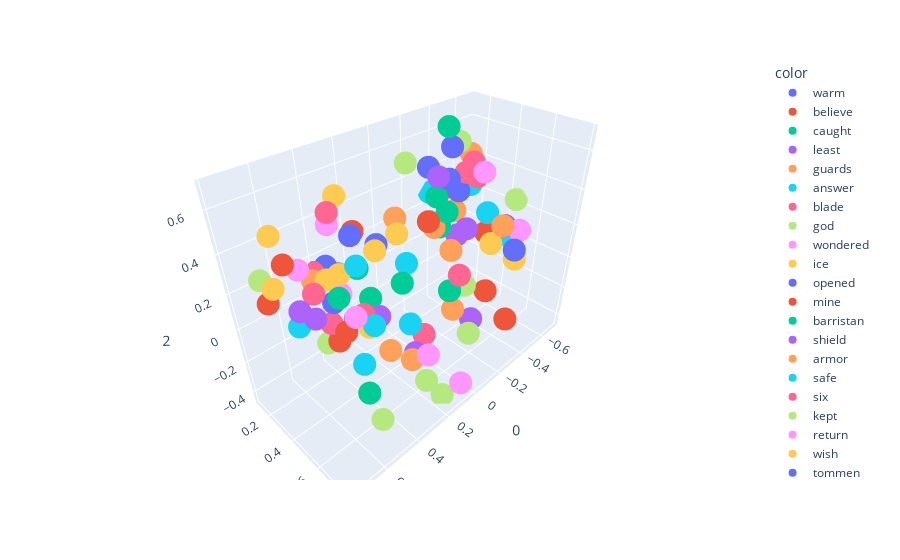

Here is the notebook cell this chart was saved with:
### Code cell
import plotly.express as px
fig = px.scatter_3d(x[500:600], x=0, y=1, z=2, color=y[500:600])
fig.show()

### Figure 1 — Plotly figure (JSON) as saved in the notebook; plotly's stock layout.template omitted (floating-point values rounded to 4 significant figures)
{"data": [{"hovertemplate": "color=warm<br>0=%{x}<br>1=%{y}<br>2=%{z}<extra></extra>", "legendgroup": "warm", "marker": {"color": "#636efa", "symbol": "circle"}, "mode": "markers", "name": "warm", "scene": "scene", "showlegend": true, "type": "scatter3d", "x": [-0.3651], "y": [0.3304], "z": [0.3544]}, {"hovertemplate": "color=believe<br>0=%{x}<br>1=%{y}<br>2=%{z}<extra></extra>", "legendgroup": "believe", "marker": {"color": "#EF553B", "symbol": "circle"}, "mode": "markers", "name": "believe", "scene": "scene", "showlegend": true, "type": "scatter3d", "x": [0.7672], "y": [0.3634], "z": [0.2857]}, {"hovertemplate": "color=caught<br>0=%{x}<br>1=%{y}<br>2=%{z}<extra></extra>", "legendgroup": "caught", "marker": {"color": "#00cc96", "symbol": "circle"}, "mode": "markers", "name": "caught", "scene": "scene", "showlegend": true, "type": "scatter3d", "x": [-0.3227], "y": [0.2876], "z": [0.6874]}, {"hovertemplate": "color=least<br>0=%{x}<br>1=%{y}<br>2=%{z}<extra></extra>", "legendgroup": "least", "marker": {"color": "#ab63fa", "symbol": "circle"}, "mode": "markers", "name": "least", "scene": "scene", "showlegend": true, "type": "scatter3d", "x": [0.3819], "y": [0.5569], "z": [0.1075]}, {"hovertemplate": "color=guards<br>0=%{x}<br>1=%{y}<br>2=%{z}<extra></extra>", "legendgroup": "guards", "marker": {"color": "#FFA15A", "symbol": "circle"}, "mode": "markers", "name": "guards", "scene": "scene", "showlegend": true, "type": "scatter3d", "x": [-0.05108], "y": [0.5925], "z": [-0.08578]}, {"hovertemplate": "color=answer<br>0=%{x}<br>1=%{y}<br>2=%{z}<extra></extra>", "legendgroup": "answer", "marker": {"color": "#19d3f3", "symbol": "circle"}, "mode": "markers", "name": "answer", "scene": "scene", "showlegend": true, "type": "scatter3d", "x": [0.4311], "y": [0.486], "z": [0.3579]}, {"hovertemplate": "color=blade<br>0=%{x}<br>1=%{y}<br>2=%{z}<extra></extra>", "legendgroup": "blade", "marker": {"color": "#FF6692", "symbol": "circle"}, "mode": "markers", "name": "blade", "scene": "scene", "showlegend": true, "type": "scatter3d", "x": [-0.4119], "y": [0.3339], "z": [0.4427]}, {"hovertemplate": "color=god<br>0=%{x}<br>1=%{y}<br>2=%{z}<extra></extra>", "legendgroup": "god", "marker": {"color": "#B6E880", "symbol": "circle"}, "mode": "markers", "name": "god", "scene": "scene", "showlegend": true, "type": "scatter3d", "x": [0.2684], "y": [0.7281], "z": [-0.2408]}, {"hovertemplate": "color=wondered<br>0=%{x}<br>1=%{y}<br>2=%{z}<extra></extra>", "legendgroup": "wondered", "marker": {"color": "#FF97FF", "symbol": "circle"}, "mode": "markers", "name": "wondered", "scene": "scene", "showlegend": true, "type": "scatter3d", "x": [0.4066], "y": [0.2744], "z": [0.4509]}, {"hovertemplate": "color=ice<br>0=%{x}<br>1=%{y}<br>2=%{z}<extra></extra>", "legendgroup": "ice", "marker": {"color": "#FECB52", "symbol": "circle"}, "mode": "markers", "name": "ice", "scene": "scene", "showlegend": true, "type": "scatter3d", "x": [-0.6124], "y": [0.5502], "z": [-0.07617]}, {"hovertemplate": "color=opened<br>0=%{x}<br>1=%{y}<br>2=%{z}<extra></extra>", "legendgroup": "opened", "marker": {"color": "#636efa", "symbol": "circle"}, "mode": "markers", "name": "opened", "scene": "scene", "showlegend": true, "type": "scatter3d", "x": [-0.3783], "y": [0.2656], "z": [0.566]}, {"hovertemplate": "color=mine<br>0=%{x}<br>1=%{y}<br>2=%{z}<extra></extra>", "legendgroup": "mine", "marker": {"color": "#EF553B", "symbol": "circle"}, "mode": "markers", "name": "mine", "scene": "scene", "showlegend": true, "type": "scatter3d", "x": [0.471], "y": [0.3675], "z": [-0.1011]}, {"hovertemplate": "color=barristan<br>0=%{x}<br>1=%{y}<br>2=%{z}<extra></extra>", "legendgroup": "barristan", "marker": {"color": "#00cc96", "symbol": "circle"}, "mode": "markers", "name": "barristan", "scene": "scene", "showlegend": true, "type": "scatter3d", "x": [0.2852], "y": [0.2954], "z": [0.1786]}, {"hovertemplate": "color=shield<br>0=%{x}<br>1=%{y}<br>2=%{z}<extra></extra>", "legendgroup": "shield", "marker": {"color": "#ab63fa", "symbol": "circle"}, "mode": "markers", "name": "shield", "scene": "scene", "showlegend": true, "type": "scatter3d", "x": [-0.3292], "y": [0.4238], "z": [0.1858]}, {"hovertemplate": "color=armor<br>0=%{x}<br>1=%{y}<br>2=%{z}<extra></extra>", "legendgroup": "armor", "marker": {"color": "#FFA15A", "symbol": "circle"}, "mode": "markers", "name": "armor", "scene": "scene", "showlegend": true, "type": "scatter3d", "x": [-0.3376], "y": [0.3186], "z": [0.001647]}, {"hovertemplate": "color=safe<br>0=%{x}<br>1=%{y}<br>2=%{z}<extra></extra>", "legendgroup": "safe", "marker": {"color": "#19d3f3", "symbol": "circle"}, "mode": "markers", "name": "safe", "scene": "scene", "showlegend": true, "type": "scatter3d", "x": [0.4313], "y": [0.5809], "z": [0.1021]}, {"hovertemplate": "color=six<br>0=%{x}<br>1=%{y}<br>2=%{z}<extra></extra>", "legendgroup": "six", "marker": {"color": "#FF6692", "symbol": "circle"}, "mode": "markers", "name": "six", "scene": "scene", "showlegend": true, "type": "scatter3d", "x": [0.01808], "y": [0.465], "z": [-0.2897]}, {"hovertemplate": "color=kept<br>0=%{x}<br>1=%{y}<br>2=%{z}<extra></extra>", "legendgroup": "kept", "marker": {"color": "#B6E880", "symbol": "circle"}, "mode": "markers", "name": "kept", "scene": "scene", "showlegend": true, "type": "scatter3d", "x": [0.04849], "y": [0.3774], "z": [0.6452]}, {"hovertemplate": "color=return<br>0=%{x}<br>1=%{y}<br>2=%{z}<extra></extra>", "legendgroup": "return", "marker": {"color": "#FF97FF", "symbol": "circle"}, "mode": "markers", "name": "return", "scene": "scene", "showlegend": true, "type": "scatter3d", "x": [0.5807], "y": [0.6637], "z": [0.2875]}, {"hovertemplate": "color=wish<br>0=%{x}<br>1=%{y}<br>2=%{z}<extra></extra>", "legendgroup": "wish", "marker": {"color": "#FECB52", "symbol": "circle"}, "mode": "markers", "name": "wish", "scene": "scene", "showlegend": true, "type": "scatter3d", "x": [0.7434], "y": [0.3806], "z": [0.3531]}, {"hovertemplate": "color=tommen<br>0=%{x}<br>1=%{y}<br>2=%{z}<extra></extra>", "legendgroup": "tommen", "marker": {"color": "#636efa", "symbol": "circle"}, "mode": "markers", "name": "tommen", "scene": "scene", "showlegend": true, "type": "scatter3d", "x": [0.4673], "y": [0.3495], "z": [0.1129]}, {"hovertemplate": "color=used<br>0=%{x}<br>1=%{y}<br>2=%{z}<extra></extra>", "legendgroup": "used", "marker": {"color": "#EF553B", "symbol": "circle"}, "mode": "markers", "name": "used", "scene": "scene", "showlegend": true, "type": "scatter3d", "x": [0.3439], "y": [0.3624], "z": [0.4285]}, {"hovertemplate": "color=smell<br>0=%{x}<br>1=%{y}<br>2=%{z}<extra></extra>", "legendgroup": "smell", "marker": {"color": "#00cc96", "symbol": "circle"}, "mode": "markers", "name": "smell", "scene": "scene", "showlegend": true, "type": "scatter3d", "x": [-0.1753], "y": [0.3791], "z": [0.2421]}, {"hovertemplate": "color=less<br>0=%{x}<br>1=%{y}<br>2=%{z}<extra></extra>", "legendgroup": "less", "marker": {"color": "#ab63fa", "symbol": "circle"}, "mode": "markers", "name": "less", "scene": "scene", "showlegend": true, "type": "scatter3d", "x": [0.3745], "y": [0.3703], "z": [-0.02189]}, {"hovertemplate": "color=foot<br>0=%{x}<br>1=%{y}<br>2=%{z}<extra></extra>", "legendgroup": "foot", "marker": {"color": "#FFA15A", "symbol": "circle"}, "mode": "markers", "name": "foot", "scene": "scene", "showlegend": true, "type": "scatter3d", "x": [-0.4953], "y": [0.5308], "z": [0.1788]}, {"hovertemplate": "color=being<br>0=%{x}<br>1=%{y}<br>2=%{z}<extra></extra>", "legendgroup": "being", "marker": {"color": "#19d3f3", "symbol": "circle"}, "mode": "markers", "name": "being", "scene": "scene", "showlegend": true, "type": "scatter3d", "x": [0.3934], "y": [0.4362], "z": [-0.2583]}, {"hovertemplate": "color=squire<br>0=%{x}<br>1=%{y}<br>2=%{z}<extra></extra>", "legendgroup": "squire", "marker": {"color": "#FF6692", "symbol": "circle"}, "mode": "markers", "name": "squire", "scene": "scene", "showlegend": true, "type": "scatter3d", "x": [0.4077], "y": [0.1142], "z": [0.1267]}, {"hovertemplate": "color=floor<br>0=%{x}<br>1=%{y}<br>2=%{z}<extra></extra>", "legendgroup": "floor", "marker": {"color": "#B6E880", "symbol": "circle"}, "mode": "markers", "name": "floor", "scene": "scene", "showlegend": true, "type": "scatter3d", "x": [-0.6971], "y": [0.4607], "z": [0.2317]}, {"hovertemplate": "color=eddard<br>0=%{x}<br>1=%{y}<br>2=%{z}<extra></extra>", "legendgroup": "eddard", "marker": {"color": "#FF97FF", "symbol": "circle"}, "mode": "markers", "name": "eddard", "scene": "scene", "showlegend": true, "type": "scatter3d", "x": [0.4043], "y": [0.3192], "z": [0.109]}, {"hovertemplate": "color=empty<br>0=%{x}<br>1=%{y}<br>2=%{z}<extra></extra>", "legendgroup": "empty", "marker": {"color": "#FECB52", "symbol": "circle"}, "mode": "markers", "name": "empty", "scene": "scene", "showlegend": true, "type": "scatter3d", "x": [-0.4819], "y": [0.4747], "z": [0.05101]}, {"hovertemplate": "color=followed<br>0=%{x}<br>1=%{y}<br>2=%{z}<extra></extra>", "legendgroup": "followed", "marker": {"color": "#636efa", "symbol": "circle"}, "mode": "markers", "name": "followed", "scene": "scene", "showlegend": true, "type": "scatter3d", "x": [-0.2607], "y": [0.3562], "z": [0.4618]}, {"hovertemplate": "color=run<br>0=%{x}<br>1=%{y}<br>2=%{z}<extra></extra>", "legendgroup": "run", "marker": {"color": "#EF553B", "symbol": "circle"}, "mode": "markers", "name": "run", "scene": "scene", "showlegend": true, "type": "scatter3d", "x": [0.09221], "y": [0.5591], "z": [0.4531]}, {"hovertemplate": "color=friends<br>0=%{x}<br>1=%{y}<br>2=%{z}<extra></extra>", "legendgroup": "friends", "marker": {"color": "#00cc96", "symbol": "circle"}, "mode": "markers", "name": "friends", "scene": "scene", "showlegend": true, "type": "scatter3d", "x": [0.5226], "y": [0.6309], "z": [-0.1991]}, {"hovertemplate": "color=serve<br>0=%{x}<br>1=%{y}<br>2=%{z}<extra></extra>", "legendgroup": "serve", "marker": {"color": "#ab63fa", "symbol": "circle"}, "mode": "markers", "name": "serve", "scene": "scene", "showlegend": true, "type": "scatter3d", "x": [0.6274], "y": [0.4551], "z": [0.1807]}, {"hovertemplate": "color=boys<br>0=%{x}<br>1=%{y}<br>2=%{z}<extra></extra>", "legendgroup": "boys", "marker": {"color": "#FFA15A", "symbol": "circle"}, "mode": "markers", "name": "boys", "scene": "scene", "showlegend": true, "type": "scatter3d", "x": [0.1425], "y": [0.505], "z": [-0.3566]}, {"hovertemplate": "color=beard<br>0=%{x}<br>1=%{y}<br>2=%{z}<extra></extra>", "legendgroup": "beard", "marker": {"color": "#19d3f3", "symbol": "circle"}, "mode": "markers", "name": "beard", "scene": "scene", "showlegend": true, "type": "scatter3d", "x": [-0.3691], "y": [0.1189], "z": [0.2702]}, {"hovertemplate": "color=wedding<br>0=%{x}<br>1=%{y}<br>2=%{z}<extra></extra>", "legendgroup": "wedding", "marker": {"color": "#FF6692", "symbol": "circle"}, "mode": "markers", "name": "wedding", "scene": "scene", "showlegend": true, "type": "scatter3d", "x": [0.4256], "y": [0.5069], "z": [0.1147]}, {"hovertemplate": "color=cloaks<br>0=%{x}<br>1=%{y}<br>2=%{z}<extra></extra>", "legendgroup": "cloaks", "marker": {"color": "#B6E880", "symbol": "circle"}, "mode": "markers", "name": "cloaks", "scene": "scene", "showlegend": true, "type": "scatter3d", "x": [-0.2438], "y": [0.5027], "z": [-0.08805]}, {"hovertemplate": "color=baratheon<br>0=%{x}<br>1=%{y}<br>2=%{z}<extra></extra>", "legendgroup": "baratheon", "marker": {"color": "#FF97FF", "symbol": "circle"}, "mode": "markers", "name": "baratheon", "scene": "scene", "showlegend": true, "type": "scatter3d", "x": [0.3757], "y": [0.4298], "z": [0.02405]}, {"hovertemplate": "color=wrong<br>0=%{x}<br>1=%{y}<br>2=%{z}<extra></extra>", "legendgroup": "wrong", "marker": {"color": "#FECB52", "symbol": "circle"}, "mode": "markers", "name": "wrong", "scene": "scene", "showlegend": true, "type": "scatter3d", "x": [0.4601], "y": [0.3035], "z": [0.2091]}, {"hovertemplate": "color=eat<br>0=%{x}<br>1=%{y}<br>2=%{z}<extra></extra>", "legendgroup": "eat", "marker": {"color": "#636efa", "symbol": "circle"}, "mode": "markers", "name": "eat", "scene": "scene", "showlegend": true, "type": "scatter3d", "x": [0.2711], "y": [0.4246], "z": [0.3598]}, {"hovertemplate": "color=daenerys<br>0=%{x}<br>1=%{y}<br>2=%{z}<extra></extra>", "legendgroup": "daenerys", "marker": {"color": "#EF553B", "symbol": "circle"}, "mode": "markers", "name": "daenerys", "scene": "scene", "showlegend": true, "type": "scatter3d", "x": [0.4766], "y": [0.439], "z": [0.0043]}, {"hovertemplate": "color=ghost<br>0=%{x}<br>1=%{y}<br>2=%{z}<extra></extra>", "legendgroup": "ghost", "marker": {"color": "#00cc96", "symbol": "circle"}, "mode": "markers", "name": "ghost", "scene": "scene", "showlegend": true, "type": "scatter3d", "x": [-0.2782], "y": [0.2598], "z": [0.3259]}, {"hovertemplate": "color=five<br>0=%{x}<br>1=%{y}<br>2=%{z}<extra></extra>", "legendgroup": "five", "marker": {"color": "#ab63fa", "symbol": "circle"}, "mode": "markers", "name": "five", "scene": "scene", "showlegend": true, "type": "scatter3d", "x": [0.09467], "y": [0.4807], "z": [-0.3561]}, {"hovertemplate": "color=hound<br>0=%{x}<br>1=%{y}<br>2=%{z}<extra></extra>", "legendgroup": "hound", "marker": {"color": "#FFA15A", "symbol": "circle"}, "mode": "markers", "name": "hound", "scene": "scene", "showlegend": true, "type": "scatter3d", "x": [0.01054], "y": [0.2572], "z": [0.3173]}, {"hovertemplate": "color=flesh<br>0=%{x}<br>1=%{y}<br>2=%{z}<extra></extra>", "legendgroup": "flesh", "marker": {"color": "#19d3f3", "symbol": "circle"}, "mode": "markers", "name": "flesh", "scene": "scene", "showlegend": true, "type": "scatter3d", "x": [-0.5683], "y": [0.3719], "z": [0.1664]}, {"hovertemplate": "color=sight<br>0=%{x}<br>1=%{y}<br>2=%{z}<extra></extra>", "legendgroup": "sight", "marker": {"color": "#FF6692", "symbol": "circle"}, "mode": "markers", "name": "sight", "scene": "scene", "showlegend": true, "type": "scatter3d", "x": [-0.06034], "y": [0.6163], "z": [0.1284]}, {"hovertemplate": "color=ship<br>0=%{x}<br>1=%{y}<br>2=%{z}<extra></extra>", "legendgroup": "ship", "marker": {"color": "#B6E880", "symbol": "circle"}, "mode": "markers", "name": "ship", "scene": "scene", "showlegend": true, "type": "scatter3d", "x": [0.01959], "y": [0.755], "z": [-0.09356]}, {"hovertemplate": "color=strength<br>0=%{x}<br>1=%{y}<br>2=%{z}<extra></extra>", "legendgroup": "strength", "marker": {"color": "#FF97FF", "symbol": "circle"}, "mode": "markers", "name": "strength", "scene": "scene", "showlegend": true, "type": "scatter3d", "x": [0.2777], "y": [0.7463], "z": [-0.0596]}, {"hovertemplate": "color=returned<br>0=%{x}<br>1=%{y}<br>2=%{z}<extra></extra>", "legendgroup": "returned", "marker": {"color": "#FECB52", "symbol": "circle"}, "mode": "markers", "name": "returned", "scene": "scene", "showlegend": true, "type": "scatter3d", "x": [0.3151], "y": [0.4673], "z": [0.368]}, {"hovertemplate": "color=nose<br>0=%{x}<br>1=%{y}<br>2=%{z}<extra></extra>", "legendgroup": "nose", "marker": {"color": "#636efa", "symbol": "circle"}, "mode": "markers", "name": "nose", "scene": "scene", "showlegend": true, "type": "scatter3d", "x": [-0.3211], "y": [0.1573], "z": [0.4423]}, {"hovertemplate": "color=bones<br>0=%{x}<br>1=%{y}<br>2=%{z}<extra></extra>", "legendgroup": "bones", "marker": {"color": "#EF553B", "symbol": "circle"}, "mode": "markers", "name": "bones", "scene": "scene", "showlegend": true, "type": "scatter3d", "x": [-0.3803], "y": [0.5392], "z": [-0.1792]}, {"hovertemplate": "color=crown<br>0=%{x}<br>1=%{y}<br>2=%{z}<extra></extra>", "legendgroup": "crown", "marker": {"color": "#00cc96", "symbol": "circle"}, "mode": "markers", "name": "crown", "scene": "scene", "showlegend": true, "type": "scatter3d", "x": [0.1315], "y": [0.4309], "z": [0.08547]}, {"hovertemplate": "color=yellow<br>0=%{x}<br>1=%{y}<br>2=%{z}<extra></extra>", "legendgroup": "yellow", "marker": {"color": "#ab63fa", "symbol": "circle"}, "mode": "markers", "name": "yellow", "scene": "scene", "showlegend": true, "type": "scatter3d", "x": [-0.5323], "y": [0.1909], "z": [-0.03767]}, {"hovertemplate": "color=chest<br>0=%{x}<br>1=%{y}<br>2=%{z}<extra></extra>", "legendgroup": "chest", "marker": {"color": "#FFA15A", "symbol": "circle"}, "mode": "markers", "name": "chest", "scene": "scene", "showlegend": true, "type": "scatter3d", "x": [-0.5853], "y": [0.2187], "z": [0.4584]}, {"hovertemplate": "color=covered<br>0=%{x}<br>1=%{y}<br>2=%{z}<extra></extra>", "legendgroup": "covered", "marker": {"color": "#19d3f3", "symbol": "circle"}, "mode": "markers", "name": "covered", "scene": "scene", "showlegend": true, "type": "scatter3d", "x": [-0.6535], "y": [0.172], "z": [0.2376]}, {"hovertemplate": "color=commanded<br>0=%{x}<br>1=%{y}<br>2=%{z}<extra></extra>", "legendgroup": "commanded", "marker": {"color": "#FF6692", "symbol": "circle"}, "mode": "markers", "name": "commanded", "scene": "scene", "showlegend": true, "type": "scatter3d", "x": [0.4256], "y": [0.3124], "z": [0.53]}, {"hovertemplate": "color=says<br>0=%{x}<br>1=%{y}<br>2=%{z}<extra></extra>", "legendgroup": "says", "marker": {"color": "#B6E880", "symbol": "circle"}, "mode": "markers", "name": "says", "scene": "scene", "showlegend": true, "type": "scatter3d", "x": [0.7444], "y": [0.2811], "z": [0.3414]}, {"hovertemplate": "color=petyr<br>0=%{x}<br>1=%{y}<br>2=%{z}<extra></extra>", "legendgroup": "petyr", "marker": {"color": "#FF97FF", "symbol": "circle"}, "mode": "markers", "name": "petyr", "scene": "scene", "showlegend": true, "type": "scatter3d", "x": [0.4945], "y": [0.1309], "z": [0.1912]}, {"hovertemplate": "color=sometimes<br>0=%{x}<br>1=%{y}<br>2=%{z}<extra></extra>", "legendgroup": "sometimes", "marker": {"color": "#FECB52", "symbol": "circle"}, "mode": "markers", "name": "sometimes", "scene": "scene", "showlegend": true, "type": "scatter3d", "x": [0.04111], "y": [0.3016], "z": [0.2609]}, {"hovertemplate": "color=aemon<br>0=%{x}<br>1=%{y}<br>2=%{z}<extra></extra>", "legendgroup": "aemon", "marker": {"color": "#636efa", "symbol": "circle"}, "mode": "markers", "name": "aemon", "scene": "scene", "showlegend": true, "type": "scatter3d", "x": [0.3514], "y": [0.1382], "z": [0.1466]}, {"hovertemplate": "color=filled<br>0=%{x}<br>1=%{y}<br>2=%{z}<extra></extra>", "legendgroup": "filled", "marker": {"color": "#EF553B", "symbol": "circle"}, "mode": "markers", "name": "filled", "scene": "scene", "showlegend": true, "type": "scatter3d", "x": [-0.3983], "y": [0.2023], "z": [0.3159]}, {"hovertemplate": "color=led<br>0=%{x}<br>1=%{y}<br>2=%{z}<extra></extra>", "legendgroup": "led", "marker": {"color": "#00cc96", "symbol": "circle"}, "mode": "markers", "name": "led", "scene": "scene", "showlegend": true, "type": "scatter3d", "x": [-0.08464], "y": [0.505], "z": [0.409]}, {"hovertemplate": "color=friend<br>0=%{x}<br>1=%{y}<br>2=%{z}<extra></extra>", "legendgroup": "friend", "marker": {"color": "#ab63fa", "symbol": "circle"}, "mode": "markers", "name": "friend", "scene": "scene", "showlegend": true, "type": "scatter3d", "x": [0.6621], "y": [0.402], "z": [0.2078]}, {"hovertemplate": "color=common<br>0=%{x}<br>1=%{y}<br>2=%{z}<extra></extra>", "legendgroup": "common", "marker": {"color": "#FFA15A", "symbol": "circle"}, "mode": "markers", "name": "common", "scene": "scene", "showlegend": true, "type": "scatter3d", "x": [0.2038], "y": [0.4106], "z": [-0.3149]}, {"hovertemplate": "color=aye<br>0=%{x}<br>1=%{y}<br>2=%{z}<extra></extra>", "legendgroup": "aye", "marker": {"color": "#19d3f3", "symbol": "circle"}, "mode": "markers", "name": "aye", "scene": "scene", "showlegend": true, "type": "scatter3d", "x": [0.5603], "y": [0.1813], "z": [-0.07578]}, {"hovertemplate": "color=yours<br>0=%{x}<br>1=%{y}<br>2=%{z}<extra></extra>", "legendgroup": "yours", "marker": {"color": "#FF6692", "symbol": "circle"}, "mode": "markers", "name": "yours", "scene": "scene", "showlegend": true, "type": "scatter3d", "x": [0.5071], "y": [0.3767], "z": [0.03443]}, {"hovertemplate": "color=fighting<br>0=%{x}<br>1=%{y}<br>2=%{z}<extra></extra>", "legendgroup": "fighting", "marker": {"color": "#B6E880", "symbol": "circle"}, "mode": "markers", "name": "fighting", "scene": "scene", "showlegend": true, "type": "scatter3d", "x": [0.1467], "y": [0.7189], "z": [-0.4436]}, {"hovertemplate": "color=flames<br>0=%{x}<br>1=%{y}<br>2=%{z}<extra></extra>", "legendgroup": "flames", "marker": {"color": "#FF97FF", "symbol": "circle"}, "mode": "markers", "name": "flames", "scene": "scene", "showlegend": true, "type": "scatter3d", "x": [-0.6407], "y": [0.5423], "z": [0.09606]}, {"hovertemplate": "color=spoke<br>0=%{x}<br>1=%{y}<br>2=%{z}<extra></extra>", "legendgroup": "spoke", "marker": {"color": "#FECB52", "symbol": "circle"}, "mode": "markers", "name": "spoke", "scene": "scene", "showlegend": true, "type": "scatter3d", "x": [0.2994], "y": [0.1929], "z": [0.5164]}, {"hovertemplate": "color=show<br>0=%{x}<br>1=%{y}<br>2=%{z}<extra></extra>", "legendgroup": "show", "marker": {"color": "#636efa", "symbol": "circle"}, "mode": "markers", "name": "show", "scene": "scene", "showlegend": true, "type": "scatter3d", "x": [0.4227], "y": [0.4522], "z": [0.4811]}, {"hovertemplate": "color=huge<br>0=%{x}<br>1=%{y}<br>2=%{z}<extra></extra>", "legendgroup": "huge", "marker": {"color": "#EF553B", "symbol": "circle"}, "mode": "markers", "name": "huge", "scene": "scene", "showlegend": true, "type": "scatter3d", "x": [-0.6737], "y": [0.2929], "z": [-0.03691]}, {"hovertemplate": "color=asha<br>0=%{x}<br>1=%{y}<br>2=%{z}<extra></extra>", "legendgroup": "asha", "marker": {"color": "#00cc96", "symbol": "circle"}, "mode": "markers", "name": "asha", "scene": "scene", "showlegend": true, "type": "scatter3d", "x": [0.2545], "y": [0.3403], "z": [0.01297]}, {"hovertemplate": "color=aside<br>0=%{x}<br>1=%{y}<br>2=%{z}<extra></extra>", "legendgroup": "aside", "marker": {"color": "#ab63fa", "symbol": "circle"}, "mode": "markers", "name": "aside", "scene": "scene", "showlegend": true, "type": "scatter3d", "x": [-0.2139], "y": [0.3291], "z": [0.4803]}, {"hovertemplate": "color=lysa<br>0=%{x}<br>1=%{y}<br>2=%{z}<extra></extra>", "legendgroup": "lysa", "marker": {"color": "#FFA15A", "symbol": "circle"}, "mode": "markers", "name": "lysa", "scene": "scene", "showlegend": true, "type": "scatter3d", "x": [0.4493], "y": [0.1697], "z": [0.1286]}, {"hovertemplate": "color=crow<br>0=%{x}<br>1=%{y}<br>2=%{z}<extra></extra>", "legendgroup": "crow", "marker": {"color": "#19d3f3", "symbol": "circle"}, "mode": "markers", "name": "crow", "scene": "scene", "showlegend": true, "type": "scatter3d", "x": [0.2029], "y": [0.5576], "z": [-0.04503]}, {"hovertemplate": "color=belly<br>0=%{x}<br>1=%{y}<br>2=%{z}<extra></extra>", "legendgroup": "belly", "marker": {"color": "#FF6692", "symbol": "circle"}, "mode": "markers", "name": "belly", "scene": "scene", "showlegend": true, "type": "scatter3d", "x": [-0.4425], "y": [0.3565], "z": [0.4943]}, {"hovertemplate": "color=master<br>0=%{x}<br>1=%{y}<br>2=%{z}<extra></extra>", "legendgroup": "master", "marker": {"color": "#B6E880", "symbol": "circle"}, "mode": "markers", "name": "master", "scene": "scene", "showlegend": true, "type": "scatter3d", "x": [0.4889], "y": [0.2985], "z": [-0.1473]}, {"hovertemplate": "color=breath<br>0=%{x}<br>1=%{y}<br>2=%{z}<extra></extra>", "legendgroup": "breath", "marker": {"color": "#FF97FF", "symbol": "circle"}, "mode": "markers", "name": "breath", "scene": "scene", "showlegend": true, "type": "scatter3d", "x": [-0.4538], "y": [0.4178], "z": [0.4564]}, {"hovertemplate": "color=seem<br>0=%{x}<br>1=%{y}<br>2=%{z}<extra></extra>", "legendgroup": "seem", "marker": {"color": "#FECB52", "symbol": "circle"}, "mode": "markers", "name": "seem", "scene": "scene", "showlegend": true, "type": "scatter3d", "x": [0.436], "y": [0.367], "z": [0.2578]}, {"hovertemplate": "color=yard<br>0=%{x}<br>1=%{y}<br>2=%{z}<extra></extra>", "legendgroup": "yard", "marker": {"color": "#636efa", "symbol": "circle"}, "mode": "markers", "name": "yard", "scene": "scene", "showlegend": true, "type": "scatter3d", "x": [-0.4963], "y": [0.6172], "z": [0.06778]}, {"hovertemplate": "color=gates<br>0=%{x}<br>1=%{y}<br>2=%{z}<extra></extra>", "legendgroup": "gates", "marker": {"color": "#EF553B", "symbol": "circle"}, "mode": "markers", "name": "gates", "scene": "scene", "showlegend": true, "type": "scatter3d", "x": [-0.2123], "y": [0.7945], "z": [-0.1237]}, {"hovertemplate": "color=waiting<br>0=%{x}<br>1=%{y}<br>2=%{z}<extra></extra>", "legendgroup": "waiting", "marker": {"color": "#00cc96", "symbol": "circle"}, "mode": "markers", "name": "waiting", "scene": "scene", "showlegend": true, "type": "scatter3d", "x": [-0.0124], "y": [0.6009], "z": [0.05462]}, {"hovertemplate": "color=within<br>0=%{x}<br>1=%{y}<br>2=%{z}<extra></extra>", "legendgroup": "within", "marker": {"color": "#ab63fa", "symbol": "circle"}, "mode": "markers", "name": "within", "scene": "scene", "showlegend": true, "type": "scatter3d", "x": [-0.1851], "y": [0.6047], "z": [-0.2208]}, {"hovertemplate": "color=looking<br>0=%{x}<br>1=%{y}<br>2=%{z}<extra></extra>", "legendgroup": "looking", "marker": {"color": "#FFA15A", "symbol": "circle"}, "mode": "markers", "name": "looking", "scene": "scene", "showlegend": true, "type": "scatter3d", "x": [-0.06492], "y": [0.4443], "z": [0.3122]}, {"hovertemplate": "color=wooden<br>0=%{x}<br>1=%{y}<br>2=%{z}<extra></extra>", "legendgroup": "wooden", "marker": {"color": "#19d3f3", "symbol": "circle"}, "mode": "markers", "name": "wooden", "scene": "scene", "showlegend": true, "type": "scatter3d", "x": [-0.6968], "y": [0.4037], "z": [-0.01337]}, {"hovertemplate": "color=wet<br>0=%{x}<br>1=%{y}<br>2=%{z}<extra></extra>", "legendgroup": "wet", "marker": {"color": "#FF6692", "symbol": "circle"}, "mode": "markers", "name": "wet", "scene": "scene", "showlegend": true, "type": "scatter3d", "x": [-0.6189], "y": [0.2436], "z": [0.3197]}, {"hovertemplate": "color=realm<br>0=%{x}<br>1=%{y}<br>2=%{z}<extra></extra>", "legendgroup": "realm", "marker": {"color": "#B6E880", "symbol": "circle"}, "mode": "markers", "name": "realm", "scene": "scene", "showlegend": true, "type": "scatter3d", "x": [0.5265], "y": [0.7157], "z": [-0.2972]}, {"hovertemplate": "color=thin<br>0=%{x}<br>1=%{y}<br>2=%{z}<extra></extra>", "legendgroup": "thin", "marker": {"color": "#FF97FF", "symbol": "circle"}, "mode": "markers", "name": "thin", "scene": "scene", "showlegend": true, "type": "scatter3d", "x": [-0.6161], "y": [0.1066], "z": [0.2152]}, {"hovertemplate": "color=work<br>0=%{x}<br>1=%{y}<br>2=%{z}<extra></extra>", "legendgroup": "work", "marker": {"color": "#FECB52", "symbol": "circle"}, "mode": "markers", "name": "work", "scene": "scene", "showlegend": true, "type": "scatter3d", "x": [0.4234], "y": [0.5374], "z": [0.05988]}, {"hovertemplate": "color=bad<br>0=%{x}<br>1=%{y}<br>2=%{z}<extra></extra>", "legendgroup": "bad", "marker": {"color": "#636efa", "symbol": "circle"}, "mode": "markers", "name": "bad", "scene": "scene", "showlegend": true, "type": "scatter3d", "x": [0.3286], "y": [0.2001], "z": [0.1224]}, {"hovertemplate": "color=promised<br>0=%{x}<br>1=%{y}<br>2=%{z}<extra></extra>", "legendgroup": "promised", "marker": {"color": "#EF553B", "symbol": "circle"}, "mode": "markers", "name": "promised", "scene": "scene", "showlegend": true, "type": "scatter3d", "x": [0.7023], "y": [0.4087], "z": [0.4576]}, {"hovertemplate": "color=use<br>0=%{x}<br>1=%{y}<br>2=%{z}<extra></extra>", "legendgroup": "use", "marker": {"color": "#00cc96", "symbol": "circle"}, "mode": "markers", "name": "use", "scene": "scene", "showlegend": true, "type": "scatter3d", "x": [0.5102], "y": [0.4598], "z": [0.2236]}, {"hovertemplate": "color=tree<br>0=%{x}<br>1=%{y}<br>2=%{z}<extra></extra>", "legendgroup": "tree", "marker": {"color": "#ab63fa", "symbol": "circle"}, "mode": "markers", "name": "tree", "scene": "scene", "showlegend": true, "type": "scatter3d", "x": [-0.6581], "y": [0.4346], "z": [0.07372]}, {"hovertemplate": "color=grew<br>0=%{x}<br>1=%{y}<br>2=%{z}<extra></extra>", "legendgroup": "grew", "marker": {"color": "#FFA15A", "symbol": "circle"}, "mode": "markers", "name": "grew", "scene": "scene", "showlegend": true, "type": "scatter3d", "x": [-0.39], "y": [0.2881], "z": [0.2167]}, {"hovertemplate": "color=later<br>0=%{x}<br>1=%{y}<br>2=%{z}<extra></extra>", "legendgroup": "later", "marker": {"color": "#19d3f3", "symbol": "circle"}, "mode": "markers", "name": "later", "scene": "scene", "showlegend": true, "type": "scatter3d", "x": [0.03848], "y": [0.3631], "z": [0.1199]}, {"hovertemplate": "color=husband<br>0=%{x}<br>1=%{y}<br>2=%{z}<extra></extra>", "legendgroup": "husband", "marker": {"color": "#FF6692", "symbol": "circle"}, "mode": "markers", "name": "husband", "scene": "scene", "showlegend": true, "type": "scatter3d", "x": [0.5602], "y": [0.3511], "z": [0.2125]}, {"hovertemplate": "color=onto<br>0=%{x}<br>1=%{y}<br>2=%{z}<extra></extra>", "legendgroup": "onto", "marker": {"color": "#B6E880", "symbol": "circle"}, "mode": "markers", "name": "onto", "scene": "scene", "showlegend": true, "type": "scatter3d", "x": [-0.4594], "y": [0.2432], "z": [0.5666]}, {"hovertemplate": "color=wildlings<br>0=%{x}<br>1=%{y}<br>2=%{z}<extra></extra>", "legendgroup": "wildlings", "marker": {"color": "#FF97FF", "symbol": "circle"}, "mode": "markers", "name": "wildlings", "scene": "scene", "showlegend": true, "type": "scatter3d", "x": [0.1045], "y": [0.7966], "z": [-0.3313]}, {"hovertemplate": "color=loved<br>0=%{x}<br>1=%{y}<br>2=%{z}<extra></extra>", "legendgroup": "loved", "marker": {"color": "#FECB52", "symbol": "circle"}, "mode": "markers", "name": "loved", "scene": "scene", "showlegend": true, "type": "scatter3d", "x": [0.6073], "y": [0.1427], "z": [0.4234]}], "layout": {"legend": {"title": {"text": "color"}, "tracegroupgap": 0}, "margin": {"t": 60}, "scene": {"domain": {"x": [0, 1], "y": [0, 1]}, "xaxis": {"title": {"text": "0"}}, "yaxis": {"title": {"text": "1"}}, "zaxis": {"title": {"text": "2"}}}}}
